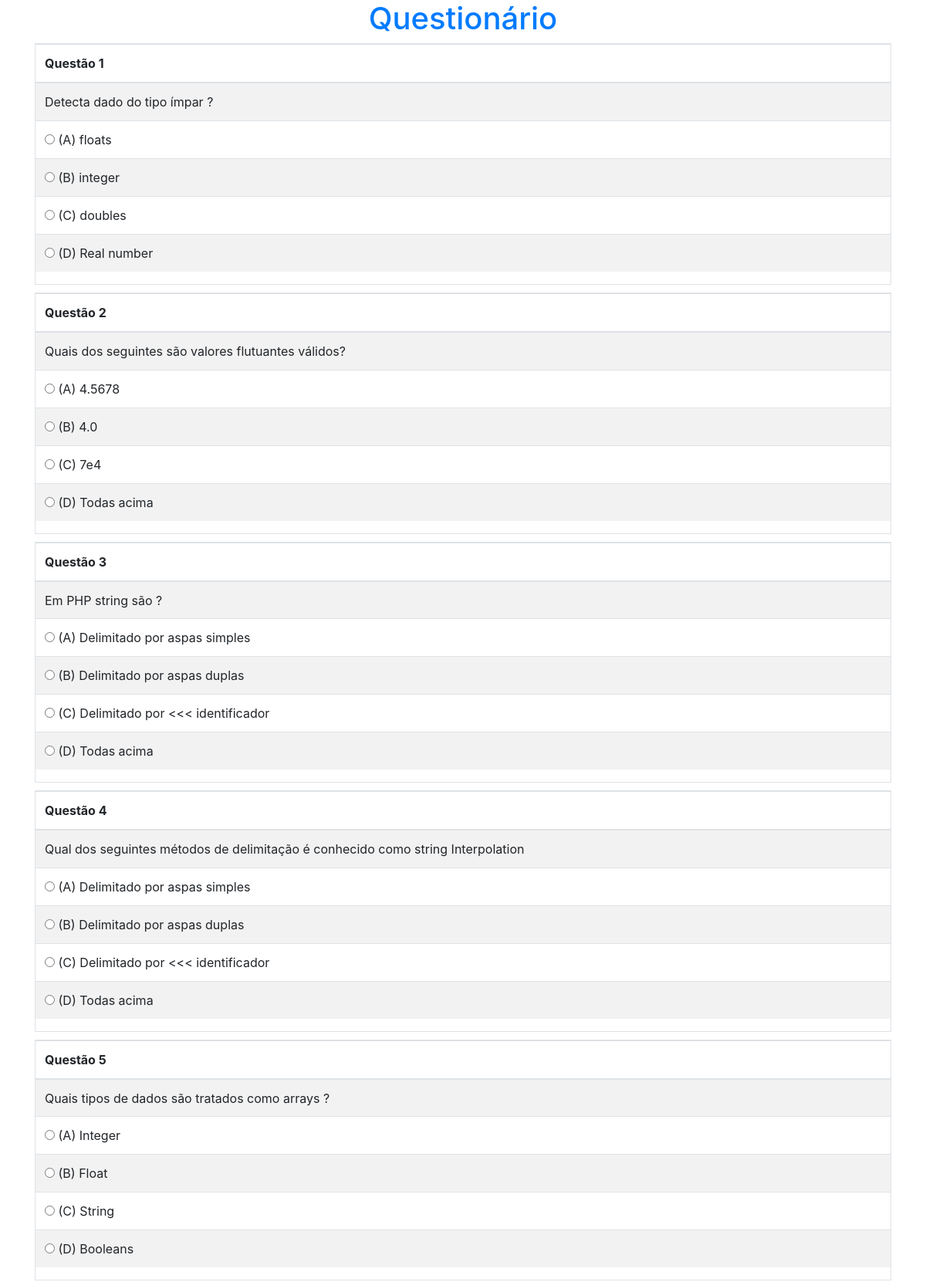
Screenshot of /questions.php?teste_num=1 (upper part) with the database file from the repository.
### tables this page shows
CREATE TABLE `questions_1` (
  `question_id` int(11) NOT NULL AUTO_INCREMENT,
  `question_description` varchar(255) NOT NULL,
  PRIMARY KEY (`question_id`)
);

CREATE TABLE `answers_1` (
  `answer_id` int(11) NOT NULL AUTO_INCREMENT,
  `question_id` int(2) NOT NULL,
  `correct_answer` tinyint(4) NOT NULL DEFAULT '0',
  `answer_description` varchar(255) NOT NULL,
  PRIMARY KEY (`answer_id`)
);

### querys.php (called while the page is built, shortened)
<?php
if($_GET['teste_num'] == 1) {
    $tableAnswers = "answers_1";
    $tableQuestions = "questions_1";
} elseif($_GET['teste_num'] == 2){
    $tableAnswers = "answers_2";
    $tableQuestions = "questions_2";
}
$answersQuery = "SELECT * FROM {$tableAnswers}";
$answers = $connection->query($answersQuery);
$answers->execute();
$answers = $answers->fetchAll();
$questionsQuery = "SELECT * FROM {$tableQuestions}";
$questions = $connection->query($questionsQuery);
$questions->execute();
$questions = $questions->fetchAll();

### questions.php (the view, shortened to what this page needs)
<?php
require_once 'connection.php';
require_once 'querys.php';
?>
<!DOCTYPE html>
<html lang="pt-br">
<head>
    <?php require 'public/links_externos/links.php'; ?>
</head>
<body>
    <div class="container">
        <h1 class="text-center text-primary">Questionário</h1>
        <form action="<?php echo 'result_test.php?teste_num=' . $_GET['teste_num'] ?>" method="post">
            <?php foreach ($questions as $question) : ?>
                <fieldset class="border" style="margin-bottom:10px">
                    <table class="table table-hover table-striped">
                        <thead>
                            <th>Questão <?= $question['question_id'] ?></th>
                        </thead>
                        <tbody>
                            <tr>
                                <td><?= utf8_encode(nl2br($question['question_description'])) ?></td>
                            </tr>
                            <?php foreach ($answers as $k => $answer) : ?>
                                <tr>
                                    <?php if ($answer['question_id'] == $question['question_id']) : ?>
                                        <td>
                                            <input type="radio" name="<?= $question['question_id'] ?>" value="<?= $answer['answer_id'] ?>">
                                            <?= utf8_encode($answer['answer_description']) ?>
                                        </td>
                                    <?php endif ?>
                                </tr>
                            <?php endforeach ?>
                        </tbody>
                    </table>
                </fieldset>
            <?php endforeach; ?>
        </form>
    </div>
</body>
</html>

### public/links_externos/links.php (shortened to what this page needs)
<link rel="stylesheet" href="https://maxcdn.bootstrapcdn.com/bootstrap/4.0.0/css/bootstrap.min.css">
<link rel="stylesheet" href="https://use.fontawesome.com/releases/v5.0.13/css/all.css">

### rows the page displays
questions_1: question_id "1", question_description "Detecta dado do tipo ímpar ?"
answers_1: answer_description "(A) floats"
answers_1: answer_description "(B) integer"
answers_1: answer_description "(C) doubles"
answers_1: answer_description "(D) Real number"
questions_1: question_id "2", question_description "Quais dos seguintes são valores flutuantes válidos?"
answers_1: answer_description "(A) 4.5678"
answers_1: answer_description "(B) 4.0"
answers_1: answer_description "(C) 7e4"
answers_1: answer_description "(D) Todas acima"
questions_1: question_id "3", question_description "Em PHP string são ?"
answers_1: answer_description "(A) Delimitado por aspas simples"
answers_1: answer_description "(B) Delimitado por aspas duplas"
answers_1: answer_description "(C) Delimitado por <<< identificador"
answers_1: answer_description "(D) Todas acima"
questions_1: question_id "4", question_description "Qual dos seguintes métodos de delimitação é conhecido como string Interpolation"
answers_1: answer_description "(A) Delimitado por aspas simples"
answers_1: answer_description "(B) Delimitado por aspas duplas"
answers_1: answer_description "(C) Delimitado por <<< identificador"
answers_1: answer_description "(D) Todas acima"
questions_1: question_id "5", question_description "Quais tipos de dados são tratados como arrays ?"
answers_1: answer_description "(A) Integer"
answers_1: answer_description "(B) Float"
answers_1: answer_description "(C) String"
answers_1: answer_description "(D) Booleans"
